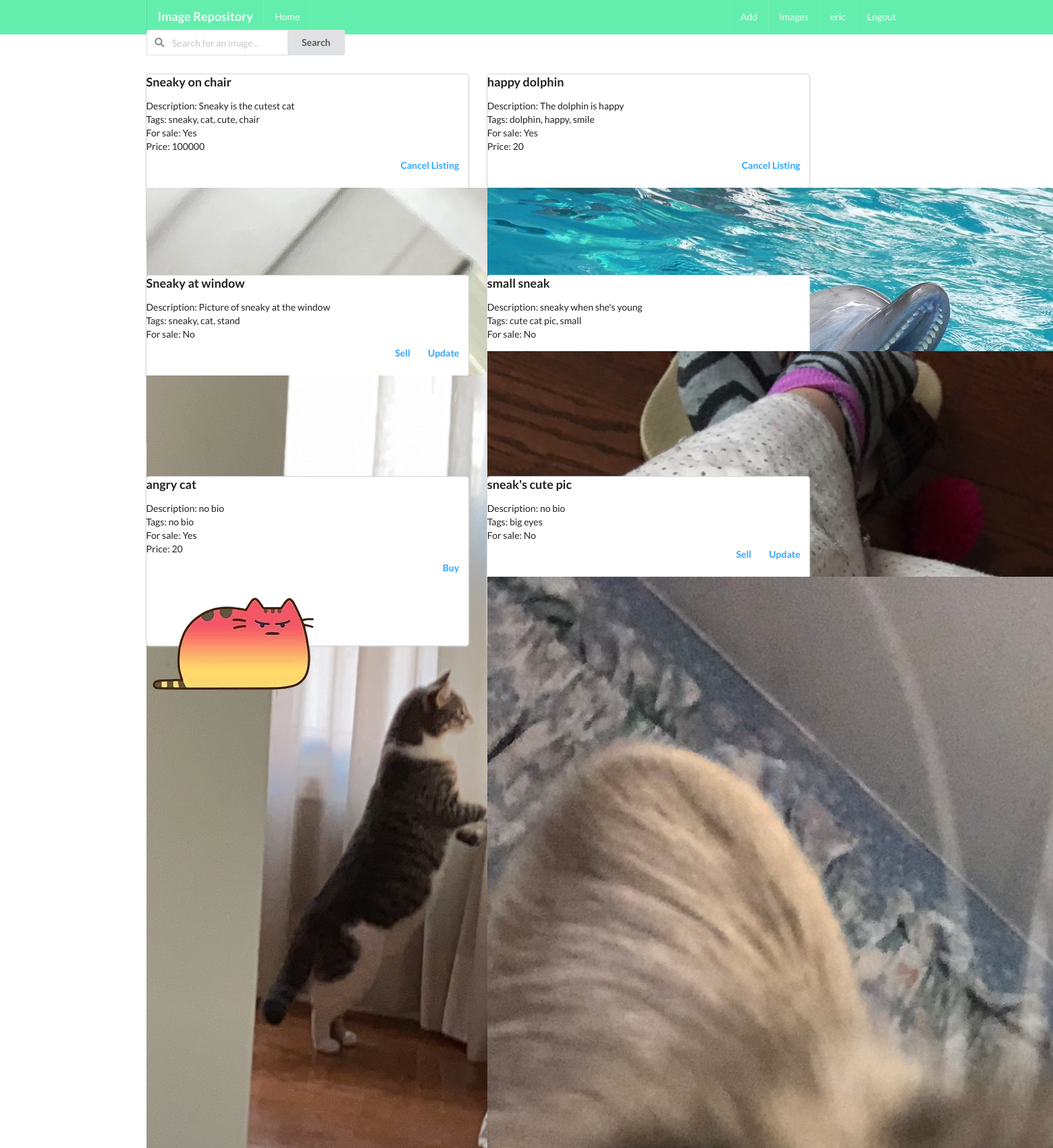
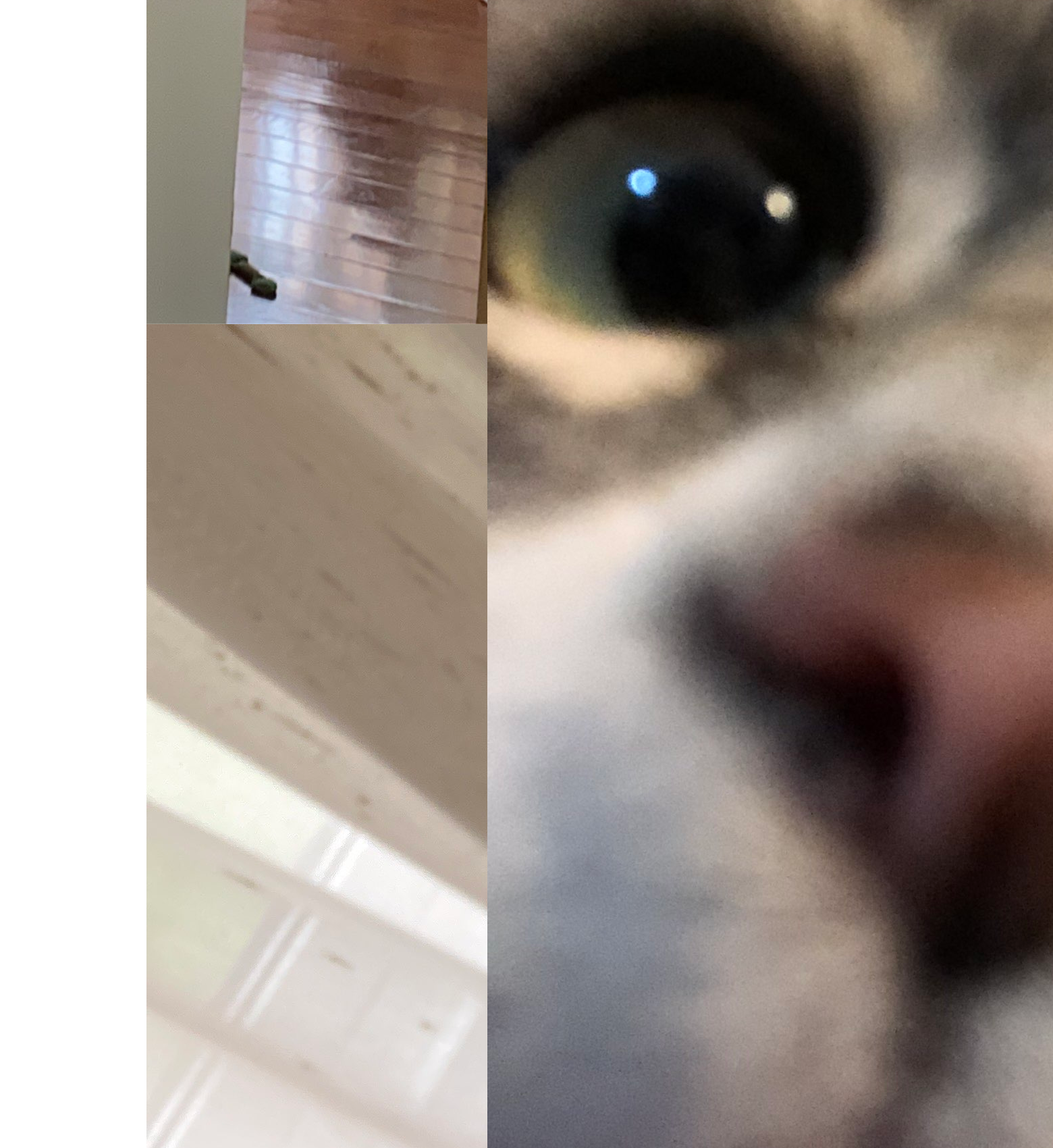
Screenshot of /products/ (signed in, upper part) with the database file from the repository (2 pictures, top to bottom).
### products/models.py (models this page shows, shortened)
class Product(models.Model):
    image = models.ImageField(upload_to='products', validators=[FileExtensionValidator(['png', 'jpg', 'jpeg'])])
    name = models.CharField(default='product', max_length = 200)
    description = models.TextField(default="no bio", max_length=300,blank=True)
    tags = models.TextField(default="no bio", max_length=300,blank=True)
    slug = models.SlugField(unique=True, blank=True)
    owner = models.ForeignKey(Profile, on_delete=models.CASCADE, related_name='products')
    owned = 'owned'
    listed = 'listed'
    status_choice = [(owned, 'Owned'), (listed, 'Listed')]
    updated = models.DateTimeField(auto_now=True)
    created= models.DateTimeField(auto_now_add = True)
    price = models.IntegerField(default=1)
    status = models.CharField(max_length = 9,choices = status_choice, default = 1)
    class Meta:
        ordering = ('-created',)

### products/views.py (the view)
# urls.py: path('', product_create_list_view, name='main-product-view'),
def product_create_list_view(request):
    qs = Product.objects.all()
    query=''
    if 'q' in request.GET:
        query = request.GET.get('q')
        queryset = (Q(tags__icontains=query))
        qs = Product.objects.filter(queryset).distinct()
    profile = Profile.objects.get(user=request.user)
    context = {
        'qs': qs,
        'profile': profile,
        'query': query,
    }
    return render(request, 'products/product_list.html', context)

### products/templates/products/product_list.html (shortened to what this page needs)
{% extends 'base.html' %}
{% block content %}
<div class="ui grid">
    <form action="" method="GET">
        <div class="ui action left icon input searchb">
            <input class="prompt" type="search" name='q' placeholder="Search for an image...">
            <button type='submit' class="ui button">Search</button>
        </div>
    </form>
    <div class="row">
        <div class="seven wide column">
            {% for obj in qs %}
            {% if not forloop.counter|divisibleby:2 %}
            <div class="ui fluid card gameblock">
                <div class="fifty">
                    <div class="fifty-l">
                        <div class="content imgtext">
                            <h3>{{obj.name}} </h3>
                            Description: {{obj.description}} <br>
                            Tags: {{obj.tags}} <br>
                            {% if obj.status == "listed" %}
                            For sale: Yes <br>
                            Price: {{obj.price}} <br>
                            {% else %}
                            For sale: No <br>
                            {% endif %}
                        </div>
                        <div class="right floated gamebutton">
                            {% if not obj.owner == profile %}
                            {% if obj.status == "listed" %}
                            <a href="{% url 'products:product-buy' obj.pk %}"><button
                                    class="ui button bwhite-lg">Buy</button></a>
                            {% endif %}
                            {% else %}
                            {% if obj.status == "owned" %}
                            <a href="{% url 'products:product-sell' obj.pk %}"><button
                                    class="ui button bwhite-lg">Sell</button></a>
                            <a href="{% url 'products:product-update' obj.pk %}"><button
                                    class="ui button bwhite-lg">Update</button></a>
                            {% else %}
                            <a href="{% url 'products:product-cancel' obj.pk %}"><button
                                    class="ui button bwhite-lg">Cancel Listing</button></a>
                            {% endif %}
                            {% endif %}
                        </div>
                    </div>
                    <div class="fifty-r">
                        <a href="{{obj.image.url}}" target="_blank">
                            <div class="imgCard">
                                <img src="{{obj.image.url}}">
                            </div>
                        </a>
                    </div>
                </div>
            </div>
            <br>
            {% endif %}
            {% endfor %}
        </div>
        <div class="seven wide column">
            {% for obj in qs %}
            {% if forloop.counter|divisibleby:2 %}
            <div class="ui fluid card gameblock">
                <div class="fifty">
                    <div class="fifty-l">
                        <div class="content imgtext">
                            <h3>{{obj.name}} </h3>
                            Description: {{obj.description}} <br>
                            Tags: {{obj.tags}} <br>
                            {% if obj.status == "listed" %}
                            For sale: Yes <br>
                            Price: {{obj.price}} <br>
                            {% else %}
                            For sale: No <br>
                            {% endif %}
                        </div>
                        <div class="right floated gamebutton">
                            {% if not obj.owner == profile %}
                            {% if obj.status == "listed" %}
                            <a href="{% url 'products:product-buy' obj.pk %}"><button
                                    class="ui button bwhite-lg">Buy</button></a>
                            {% endif %}
                            {% else %}
                            {% if obj.status == "owned" %}
                            <a href="{% url 'products:product-sell' obj.pk %}"><button
                                    class="ui button bwhite-lg">Sell</button></a>
                            <a href="{% url 'products:product-update' obj.pk %}"><button
                                    class="ui button bwhite-lg">Update</button></a>
                            {% else %}
                            <a href="{% url 'products:product-cancel' obj.pk %}"><button
                                    class="ui button bwhite-lg">Cancel Listing</button></a>
                            {% endif %}
                            {% endif %}
                        </div>
                    </div>
                    <div class="fifty-r">
                        <a href="{{obj.image.url}}" target="_blank">
                            <div class="imgCard">
                                <img src="{{obj.image.url}}">
                            </div>
                        </a>
                    </div>
                </div>
            </div>
            <br>
            {% endif %}
            {% endfor %}
        </div>
    </div>
</div>
{% endblock content %}

### templates/main/navbar.html
<div class="ui inverted menu nav mb-7">
    <div class="ui container">
        <a href="/" class="item">
            <h3>Image Repository</h3>
        </a>
        {% if request.user.is_authenticated %}
        <a href="/" class="item">
            Home
        </a>
        {% endif %}
        <div class="right menu">
            {% if request.user.is_authenticated %}
            <a href="/products/add/" class="item">
                Add
            </a>
            <a href="/products/" class="item">
                Images
            </a>
            <a href="/profiles/myprofile" class="item">
                {{ request.user }}
            </a>
            <a href="{% url 'account_logout' %}" class="ui item">
                Logout
            </a>
            {% else %}
            <a href="{% url 'account_login' %}" class="ui item">
                Login
            </a>
            {% endif %}
        </div>
    </div>
</div>

### static_cdn/static_root/style.css (style rules this page uses)
body { background: white !important; }
.nav { border-radius: 0px !important; padding: 0px 0 2px 0 !important; background-color: #64EEAD !important; }
.mb-7 { margin-bottom: 7px !important; }
.bwhite-lg { background-color: transparent !important; color: #33A5FF !important; padding-left: 10px !important; padding-right: 10px !important; }
.gamebutton { padding-left: 15px !important; padding-bottom: 15px !important; }
.gameblock { height: 250px !important; }

### rows the page displays
Product: name "Sneaky on chair", description "Sneaky is the cutest cat", tags "sneaky, cat, cute, chair", price "100000", status "Cancel Listing"
Product: name "Sneaky at window", description "Picture of sneaky at the window", tags "sneaky, cat, stand", status "For sale: No", image (picture)
Product: name "angry cat", description "no bio", tags "no bio", price "20", status "Buy", image (picture)
Product: name "happy dolphin", description "The dolphin is happy", tags "dolphin, happy, smile", price "20", status "Cancel Listing"
Product: name "small sneak", description "sneaky when she's young", tags "cute cat pic, small", status "For sale: No"
Product: name "sneak's cute pic", description "no bio", tags "big eyes", status "For sale: No", image (picture)

### other values shown
{{ request.user }} "eric"
